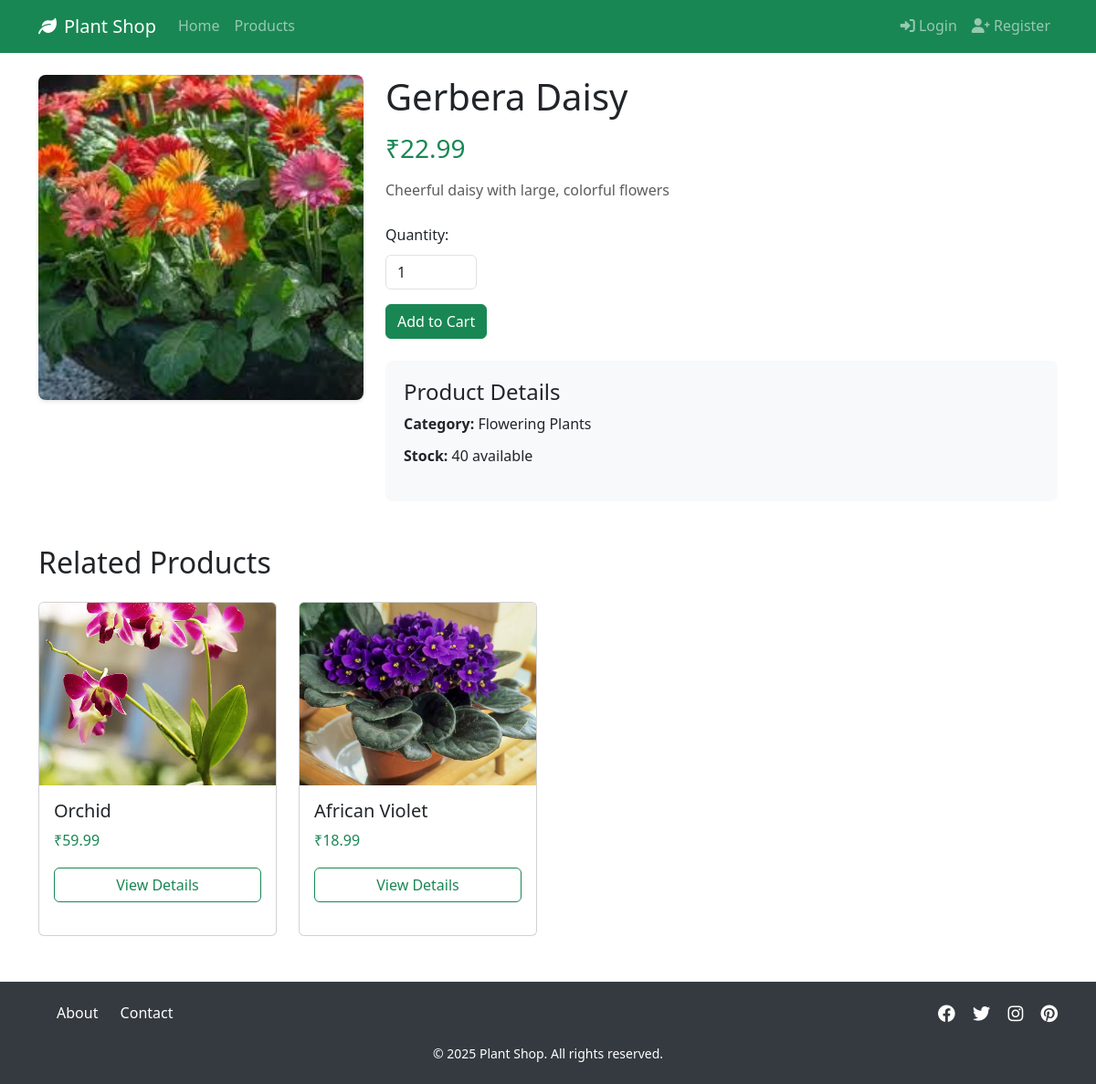
/product.php?id=11, run on the app's committed database.
### tables this page shows
CREATE TABLE products (
    id INT PRIMARY KEY AUTO_INCREMENT,
    category_id INT,
    name VARCHAR(100) NOT NULL,
    description TEXT,
    price DECIMAL(10,2) NOT NULL,
    stock INT NOT NULL,
    image_url VARCHAR(255),
    created_at TIMESTAMP DEFAULT CURRENT_TIMESTAMP,
    updated_at TIMESTAMP DEFAULT CURRENT_TIMESTAMP ON UPDATE CURRENT_TIMESTAMP,
    FOREIGN KEY (category_id) REFERENCES categories(id) ON DELETE SET NULL,
    INDEX idx_category (category_id),
    INDEX idx_name (name),
    INDEX idx_price (price),
    INDEX idx_stock (stock)
);

CREATE TABLE categories (
    id INT PRIMARY KEY AUTO_INCREMENT,
    name VARCHAR(50) NOT NULL,
    description TEXT,
    image_url VARCHAR(255),
    created_at TIMESTAMP DEFAULT CURRENT_TIMESTAMP,
    INDEX idx_name (name)
);

### product.php (the view, shortened to what this page needs)
<?php
require_once 'includes/header.php';
$product_id = isset($_GET['id']) ? (int)$_GET['id'] : 0;
$query = "SELECT p.*, c.name as category_name
          FROM products p
          LEFT JOIN categories c ON p.category_id = c.id
          WHERE p.id = $product_id";
$result = $conn->query($query);
$product = $result->fetch_assoc();
$related_query = "SELECT * FROM products
                WHERE category_id = {$product['category_id']}
                AND id != $product_id
                AND stock > 0
                LIMIT 4";
$related_result = $conn->query($related_query);
$related_products = [];
if ($related_result) {
    while ($related = $related_result->fetch_assoc()) {
        $related_products[] = $related;
    }
}
?>
<div class="container my-4">
    <div class="row">
        <div class="col-md-4">
            <div class="product-image-container">
                <img src="/mp/assets/images/products/<?php echo $product['image']; ?>"
                     alt="<?php echo $product['name']; ?>"
                     class="img-fluid product-detail-image">
            </div>
        </div>
        <div class="col-md-8">
            <h1 class="mb-3"><?php echo $product['name']; ?></h1>
            <p class="text-success h3 mb-3">₹<?php echo number_format($product['price'], 2); ?></p>
            <p class="text-muted mb-4"><?php echo $product['description']; ?></p>
            <?php if ($product['stock'] > 0): ?>
                <form action="add_to_cart.php" method="POST" class="mb-4">
                    <div class="mb-3">
                        <label for="quantity" class="form-label">Quantity:</label>
                        <input type="number" class="form-control" id="quantity" name="quantity" value="1" min="1" max="<?php echo $product['stock']; ?>" style="width: 100px;">
                    </div>
                    <button type="submit" class="btn btn-success">Add to Cart</button>
                </form>
            <?php else: ?>
                <div class="alert alert-warning">This product is currently out of stock.</div>
            <?php endif; ?>
            <div class="product-details mt-4">
                <h4>Product Details</h4>
                <ul class="list-unstyled">
                    <li><strong>Category:</strong> <?php echo $product['category_name']; ?></li>
                    <li><strong>Stock:</strong> <?php echo $product['stock']; ?> available</li>
                </ul>
            </div>
        </div>
    </div>
    <div class="related-products mt-5">
        <h2 class="mb-4">Related Products</h2>
        <div class="row">
            <?php foreach ($related_products as $related): ?>
                <?php if ($related['id'] != $product['id']): ?>
                <div class="col-md-3">
                    <div class="card product-card h-100">
                        <img src="/mp/assets/images/products/<?php echo $related['image']; ?>"
                             class="card-img-top"
                             alt="<?php echo $related['name']; ?>">
                        <div class="card-body">
                            <h5 class="card-title"><?php echo $related['name']; ?></h5>
                            <p class="card-text text-success">₹<?php echo number_format($related['price'], 2); ?></p>
                            <a href="product.php?id=<?php echo $related['id']; ?>"
                               class="btn btn-outline-success w-100">View Details</a>
                        </div>
                    </div>
                </div>
                <?php endif; ?>
            <?php endforeach; ?>
        </div>
    </div>
</div>
<?php require_once 'includes/footer.php'; ?>

### assets/css/style.css (style rules this page uses)
body { font-family: 'Segoe UI', Tahoma, Geneva, Verdana, sans-serif; line-height: 1.6; }
.product-card { transition: transform 0.3s ease; margin-bottom: 20px; }
.product-image-container { position: relative; width: 100%; padding-top: 100%; overflow: hidden; border-radius: 8px; box-shadow: 0 2px 4px rgba(0,0,0,0.1); margin-bottom: 20px; }
.product-detail-image { position: absolute; top: 0; left: 0; width: 100%; height: 100%; object-fit: cover; transition: transform 0.3s ease; }
.product-details { background-color: #f8f9fa; padding: 20px; border-radius: 8px; }
.product-details ul li { margin-bottom: 10px; }
.related-products { margin-top: 50px; }
.related-products .product-card { transition: transform 0.3s ease; }
.related-products .card-img-top { height: 200px; object-fit: cover; }

### assets/css/animations.css (style rules this page uses)
.product-card { transition: transform 0.3s ease, box-shadow 0.3s ease; }
.btn { transition: all 0.3s ease; position: relative; overflow: hidden; }
.form-control { transition: all 0.3s ease; }
html { scroll-behavior: smooth; }

### data on the page
products: image (picture), name "Gerbera Daisy", price "22.99", description "Cheerful daisy with large, colorful flowers", category.name "Flowering Plants", stock "40"
products: image (picture), name "Orchid", price "59.99"
products: image (picture), name "African Violet", price "18.99"
